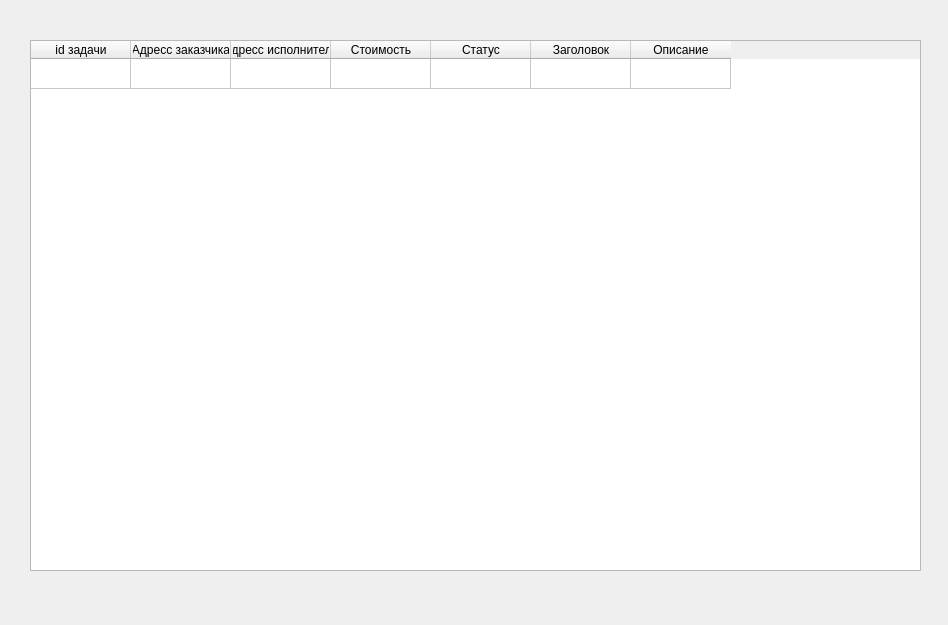
<?xml version="1.0" encoding="UTF-8"?>
<ui version="4.0">
 <class>tasksHistory</class>
 <widget class="QWidget" name="tasksHistory">
  <property name="geometry">
   <rect>
    <x>0</x>
    <y>0</y>
    <width>948</width>
    <height>625</height>
   </rect>
  </property>
  <property name="windowTitle">
   <string>История </string>
  </property>
  <widget class="QTableWidget" name="tableWidget">
   <property name="geometry">
    <rect>
     <x>30</x>
     <y>40</y>
     <width>891</width>
     <height>531</height>
    </rect>
   </property>
   <attribute name="horizontalHeaderVisible">
    <bool>true</bool>
   </attribute>
   <attribute name="verticalHeaderVisible">
    <bool>false</bool>
   </attribute>
   <attribute name="verticalHeaderHighlightSections">
    <bool>true</bool>
   </attribute>
   <row>
    <property name="text">
     <string>Задача</string>
    </property>
   </row>
   <column>
    <property name="text">
     <string>id задачи</string>
    </property>
   </column>
   <column>
    <property name="text">
     <string>Адресс заказчика</string>
    </property>
   </column>
   <column>
    <property name="text">
     <string>Адресс исполнителя</string>
    </property>
   </column>
   <column>
    <property name="text">
     <string>Стоимость</string>
    </property>
   </column>
   <column>
    <property name="text">
     <string>Статус</string>
    </property>
   </column>
   <column>
    <property name="text">
     <string>Заголовок</string>
    </property>
   </column>
   <column>
    <property name="text">
     <string>Описание</string>
    </property>
   </column>
  </widget>
 </widget>
 <resources/>
 <connections/>
</ui>
